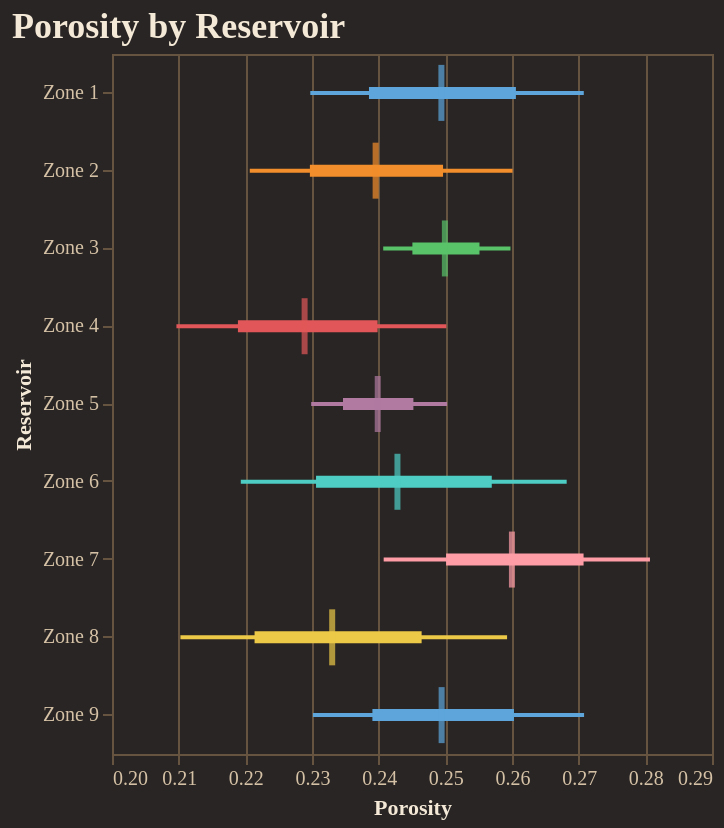

The notebook cell this image was saved under:
### Code cell
fig = reporter.plotter.forest_plot(
    "Porosity", 
    backend=PLOTTING_BACKEND
)
fig.show()

### Figure 1 — Vega-Lite specification as saved in the notebook (floating-point values rounded to 4 significant figures)
{"config": {"background": "#292524", "view": {"fill": "#292524", "stroke": "#665340"}, "title": {"color": "#f4e9d7", "font": "Merriweather", "fontSize": 18, "fontWeight": 600, "subtitleColor": "#d5c2a6", "anchor": "start"}, "axis": {"domainColor": "#665340", "gridColor": "#665340", "tickColor": "#665340", "labelColor": "#d5c2a6", "titleColor": "#f4e9d7", "labelFont": "Merriweather", "titleFont": "Merriweather"}, "legend": {"titleColor": "#f4e9d7", "labelColor": "#d5c2a6", "labelFont": "Merriweather", "titleFont": "Merriweather", "orient": "top-right", "symbolType": "circle"}, "header": {"labelColor": "#d5c2a6", "titleColor": "#f4e9d7", "labelFont": "Merriweather", "titleFont": "Merriweather"}, "mark": {"color": "#c78d3b"}, "line": {"color": "#c78d3b"}, "bar": {"color": "#c78d3b"}, "point": {"color": "#ddb06d"}, "area": {"color": "#c78d3b", "opacity": 0.35}, "text": {"color": "#f4e9d7", "font": "Merriweather"}, "range": {"category": ["#5DA5DA", "#F28E2B", "#59C36A", "#E15759", "#B07AA1", "#4ECDC4", "#FF9DA7", "#EDC948"]}}, "layer": [{"mark": {"type": "rule", "strokeWidth": 2}, "encoding": {"color": {"field": "group", "legend": null, "type": "nominal"}, "x": {"field": "p10", "scale": {"zero": false}, "title": "Porosity", "type": "quantitative"}, "x2": {"field": "p90"}, "y": {"field": "group", "sort": ["Zone 1", "Zone 2", "Zone 3", "Zone 4", "Zone 5", "Zone 6", "Zone 7", "Zone 8", "Zone 9"], "title": "Reservoir", "type": "nominal"}}}, {"mark": {"type": "rule", "strokeWidth": 6}, "encoding": {"color": {"field": "group", "legend": null, "type": "nominal"}, "x": {"field": "p25", "scale": {"zero": false}, "title": "Porosity", "type": "quantitative"}, "x2": {"field": "p75"}, "y": {"field": "group", "sort": ["Zone 1", "Zone 2", "Zone 3", "Zone 4", "Zone 5", "Zone 6", "Zone 7", "Zone 8", "Zone 9"], "title": "Reservoir", "type": "nominal"}}}, {"mark": {"type": "tick", "color": "black", "size": 28, "thickness": 3}, "encoding": {"color": {"field": "group", "legend": null, "type": "nominal"}, "tooltip": [{"field": "group", "title": "Group", "type": "nominal"}, {"field": "p10", "title": "P10", "type": "quantitative"}, {"field": "p25", "title": "P25", "type": "quantitative"}, {"field": "median", "title": "Median", "type": "quantitative"}, {"field": "p75", "title": "P75", "type": "quantitative"}, {"field": "p90", "title": "P90", "type": "quantitative"}], "x": {"field": "median", "scale": {"zero": false}, "title": "Porosity", "type": "quantitative"}, "y": {"field": "group", "sort": ["Zone 1", "Zone 2", "Zone 3", "Zone 4", "Zone 5", "Zone 6", "Zone 7", "Zone 8", "Zone 9"], "title": "Reservoir", "type": "nominal"}}}], "data": {"name": "data-ba7e0ea82575afd0b908b5fbf622d84d"}, "height": 350, "title": "Porosity by Reservoir", "width": "container", "$schema": "https://vega.github.io/schema/vega-lite/v5.20.1.json", "datasets": {"data-ba7e0ea82575afd0b908b5fbf622d84d": [{"group": "Zone 1", "p10": 0.2297, "p25": 0.2385, "median": 0.2494, "p75": 0.2606, "p90": 0.2708}, {"group": "Zone 2", "p10": 0.2207, "p25": 0.2297, "median": 0.2395, "p75": 0.2497, "p90": 0.2601}, {"group": "Zone 3", "p10": 0.2407, "p25": 0.2451, "median": 0.2499, "p75": 0.2551, "p90": 0.2598}, {"group": "Zone 4", "p10": 0.2097, "p25": 0.2189, "median": 0.2289, "p75": 0.2398, "p90": 0.2502}, {"group": "Zone 5", "p10": 0.2299, "p25": 0.2346, "median": 0.2399, "p75": 0.2452, "p90": 0.2503}, {"group": "Zone 6", "p10": 0.2193, "p25": 0.2306, "median": 0.2428, "p75": 0.257, "p90": 0.2682}, {"group": "Zone 7", "p10": 0.2408, "p25": 0.2501, "median": 0.26, "p75": 0.2707, "p90": 0.2807}, {"group": "Zone 8", "p10": 0.2103, "p25": 0.2214, "median": 0.233, "p75": 0.2464, "p90": 0.2593}, {"group": "Zone 9", "p10": 0.2301, "p25": 0.2391, "median": 0.2494, "p75": 0.2603, "p90": 0.2708}]}}
